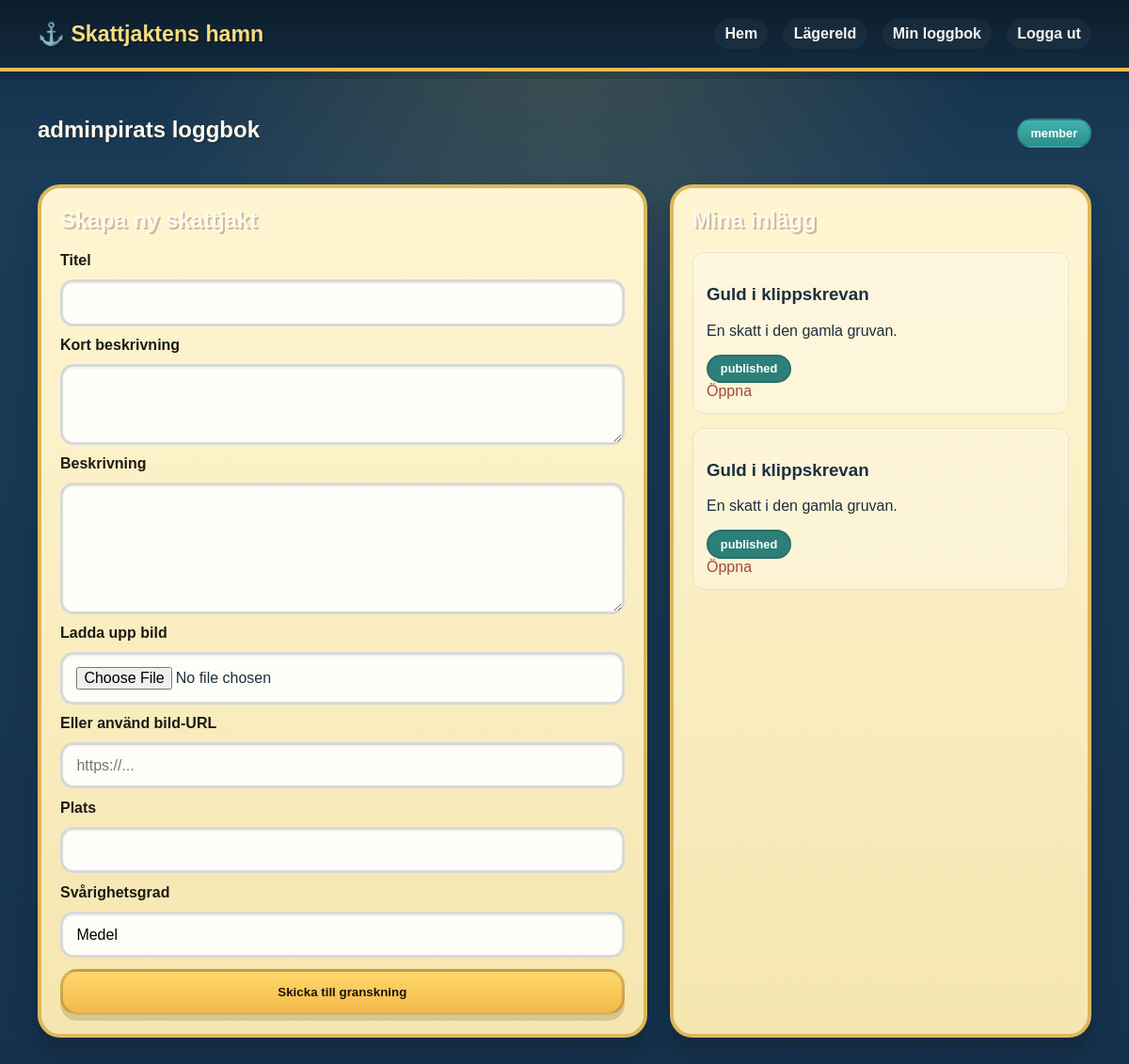
/dashboard (signed in), run on the app's committed database.
### tables this page shows
CREATE TABLE users (
            id INTEGER PRIMARY KEY AUTOINCREMENT,
            username TEXT NOT NULL UNIQUE,
            password_hash TEXT NOT NULL,
            role TEXT NOT NULL DEFAULT 'member',
            created_at TEXT NOT NULL DEFAULT CURRENT_TIMESTAMP
        );

CREATE TABLE hunts (
            id INTEGER PRIMARY KEY AUTOINCREMENT,
            user_id INTEGER NOT NULL,
            title TEXT NOT NULL,
            summary TEXT NOT NULL,
            content TEXT NOT NULL,
            image_url TEXT,
            location TEXT,
            difficulty TEXT,
            status TEXT NOT NULL DEFAULT 'draft',
            created_at TEXT NOT NULL DEFAULT CURRENT_TIMESTAMP,
            published_at TEXT,
            FOREIGN KEY(user_id) REFERENCES users(id)
        );

### treasure.py (the view)
@app.route("/dashboard")
def dashboard():
    if not user_is_logged_in():
        flash("Du måste logga in först.")
        return redirect(url_for("login"))
    db = get_db()
    user = current_user()
    my_hunts = db.execute(
        "SELECT * FROM hunts WHERE user_id = ? ORDER BY id DESC",
        (user["id"],),
    ).fetchall()
    pending = db.execute(
        "SELECT h.*, u.username FROM hunts h JOIN users u ON u.id = h.user_id WHERE h.status IN ('draft', 'pending') ORDER BY h.id DESC"
    ).fetchall() if is_admin_or_moderator(user) else []
    return render_template("dashboard.html", user=user, my_hunts=my_hunts, pending=pending)

### treasure.py (called while the page is built, shortened)
def get_db_path():
    if app.config.get("TESTING"):
        return os.path.join(os.path.dirname(__file__), "test_treasure.db")
    return app.config["DATABASE"]

def get_db():
    if "db" not in g:
        conn = sqlite3.connect(get_db_path())
        conn.row_factory = sqlite3.Row
        g.db = conn
    return g.db

def user_is_logged_in():
    return "user_id" in session

def current_user():
    if not user_is_logged_in():
        return None
    db = get_db()
    return db.execute(
        "SELECT * FROM users WHERE id = ?",
        (session["user_id"],),
    ).fetchone()

def is_admin_or_moderator(user):
    return bool(user and user["role"] in ("admin", "moderator"))

def ensure_admin_exists():
    db = get_db()
    admin_count = db.execute(
        "SELECT COUNT(*) AS count FROM users WHERE role = 'admin'"
    ).fetchone()["count"]
    if admin_count > 0:
        return

@app.before_request
def ensure_db():
    init_db()
    ensure_admin_exists()

### templates/dashboard.html (shortened to what this page needs)
{% extends 'base.html' %}
{% block content %}
<section class="container section">
  <div class="section-heading">
    <h1>{{ user.username }}s loggbok</h1>
    <span class="tag">{{ user.role }}</span>
  </div>
  <div class="dashboard-layout">
    <div class="panel">
      <h2>Skapa ny skattjakt</h2>
      <form method="post" action="{{ url_for('create_hunt') }}" enctype="multipart/form-data">
        <label for="title">Titel</label>
        <input id="title" name="title" type="text" required>
        <label for="summary">Kort beskrivning</label>
        <textarea id="summary" name="summary" rows="3" required></textarea>
        <label for="content">Beskrivning</label>
        <textarea id="content" name="content" rows="6" required></textarea>
        <label for="image_file">Ladda upp bild</label>
        <input id="image_file" name="image_file" type="file" accept=".jpg,.jpeg,.png,.webp">
        <label for="image_url">Eller använd bild-URL</label>
        <input id="image_url" name="image_url" type="url" placeholder="https://...">
        <label for="location">Plats</label>
        <input id="location" name="location" type="text">
        <label for="difficulty">Svårighetsgrad</label>
        <input id="difficulty" name="difficulty" type="text" value="Medel">
        <button class="button primary" type="submit">Skicka till granskning</button>
      </form>
    </div>
    <div class="panel">
      <h2>Mina inlägg</h2>
      {% for hunt in my_hunts %}
        <div class="mini-card">
          <h3>{{ hunt.title }}</h3>
          <p>{{ hunt.summary }}</p>
          <div class="status-row">
            <span class="tag status-{{ hunt.status }}">{{ hunt.status }}</span>
          </div>
          <a href="{{ url_for('treasure_detail', hunt_id=hunt.id) }}">Öppna</a>
        </div>
      {% else %}
        <p>Du har inte skapat någon skattjakt ännu.</p>
      {% endfor %}
    </div>
  </div>
</section>
{% endblock %}

### static/css/style.css (style rules this page uses)
:root { --bg: #0d2238; --bg-alt: #1e3a57; --panel: #fff3c9; --panel-strong: #f7d97d; --text: #1d2f3f; --muted: #536777; --gold: #ffd45a; --reef: #2ca5a1; --sand: #f6c76b; --ship: #a24935; --grass: #4f9d5a; --shadow: rgba(16, 22, 26, 0.2); --ink: #1d1a14; }
* { box-sizing: border-box; }
body { margin: 0; font-family: "Trebuchet MS", "Comic Sans MS", "Arial Rounded MT Bold", sans-serif; background: radial-gradient(circle at top, rgba(255, 214, 90, 0.18), transparent 35%), linear-gradient(180deg, #102d48 0%, #1b3b57 16%, #14314d 100%); color: var(--text); }
a { color: var(--ship); text-decoration: none; }
.container { width: min(1120px, calc(100% - 2rem)); margin: 0 auto; }
.button { display: inline-flex; align-items: center; justify-content: center; border: 3px solid rgba(32, 18, 8, 0.18); border-radius: 18px; padding: 0.9rem 1.4rem; font-weight: 900; cursor: pointer; box-shadow: 0 6px 0 rgba(29, 18, 4, 0.15); transition: transform 0.15s ease; }
.button.primary { background: linear-gradient(180deg, #ffd86c 0%, #f3b94a 100%); color: #1d1408; }
.section { padding: 3rem 0; }
.section-heading { display: flex; align-items: baseline; justify-content: space-between; gap: 1rem; margin-bottom: 1.5rem; }
.section-heading h2, .section-heading h1, .auth-card h1, .panel h2, .article-card h1 { margin-top: 0; color: #fff9ec; text-shadow: 2px 2px 0 rgba(35, 24, 9, 0.25); }
.card, .panel, .article-card, .auth-card, .comment-panel, .campfire-panel, .side-panel { background: linear-gradient(180deg, #fff5d2 0%, #f5e6b0 100%); border: 4px solid #dbb85d; border-radius: 24px; box-shadow: 0 12px 0 rgba(32, 21, 12, 0.1), 0 16px 26px var(--shadow); overflow: hidden; }
.tag { display: inline-block; background: linear-gradient(180deg, #41b3ae 0%, #2d8e8a 100%); color: white; border-radius: 999px; border: 2px solid rgba(0, 0, 0, 0.12); padding: 0.35rem 0.8rem; font-size: 0.8rem; font-weight: 800; }
.meta-row, .status-row, .admin-actions, .comment-head { display: flex; justify-content: space-between; align-items: center; gap: 0.75rem; }
form { display: flex; flex-direction: column; gap: 0.7rem; }
label { font-weight: 800; color: var(--ink); }
input, textarea { width: 100%; padding: 0.8rem 0.9rem; border: 3px solid rgba(26, 52, 71, 0.18); border-radius: 14px; font: inherit; background: #fffdf7; box-shadow: inset 0 2px 0 rgba(0, 0, 0, 0.04); }
textarea { resize: vertical; }
.dashboard-layout, .campfire-layout, .treasure-layout { display: grid; grid-template-columns: 1.3fr 0.9fr; gap: 1.5rem; }
.panel, .comment-panel, .campfire-panel, .side-panel { padding: 1.25rem; }
.mini-card { background: rgba(255,255,255,0.3); border: 1px solid rgba(16, 34, 51, 0.08); border-radius: 12px; padding: 0.9rem; margin-bottom: 0.9rem; }
.status-published { background: #2d7f79; }

### data on the page
users: username "adminpirat", role "member"
hunts: title "Guld i klippskrevan", summary "En skatt i den gamla gruvan.", status "published"
hunts: title "Guld i klippskrevan", summary "En skatt i den gamla gruvan.", status "published"
